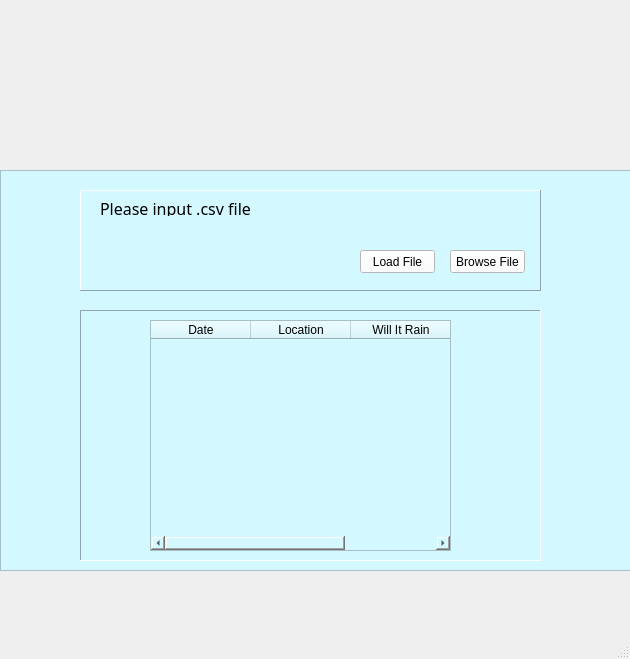
<?xml version="1.0" encoding="UTF-8"?>
<ui version="4.0">
 <class>MainWindow</class>
 <widget class="QMainWindow" name="MainWindow">
  <property name="geometry">
   <rect>
    <x>0</x>
    <y>0</y>
    <width>630</width>
    <height>659</height>
   </rect>
  </property>
  <property name="windowTitle">
   <string>MainWindow</string>
  </property>
  <widget class="QWidget" name="centralwidget">
   <property name="autoFillBackground">
    <bool>true</bool>
   </property>
   <widget class="QFrame" name="frame">
    <property name="geometry">
     <rect>
      <x>0</x>
      <y>170</y>
      <width>631</width>
      <height>401</height>
     </rect>
    </property>
    <property name="styleSheet">
     <string notr="true">background-color: rgb(212, 248, 255);</string>
    </property>
    <property name="frameShape">
     <enum>QFrame::StyledPanel</enum>
    </property>
    <property name="frameShadow">
     <enum>QFrame::Raised</enum>
    </property>
    <widget class="QFrame" name="frame_2">
     <property name="geometry">
      <rect>
       <x>80</x>
       <y>20</y>
       <width>461</width>
       <height>101</height>
      </rect>
     </property>
     <property name="styleSheet">
      <string notr="true">background-color: rgb(212, 248, 255);</string>
     </property>
     <property name="frameShape">
      <enum>QFrame::Panel</enum>
     </property>
     <property name="frameShadow">
      <enum>QFrame::Raised</enum>
     </property>
     <widget class="QPushButton" name="pushButton">
      <property name="geometry">
       <rect>
        <x>280</x>
        <y>60</y>
        <width>75</width>
        <height>23</height>
       </rect>
      </property>
      <property name="styleSheet">
       <string notr="true">color: rgb(255, 255, 255);
background-color: rgb(255, 255, 255);
color: rgb(0, 0, 0);</string>
      </property>
      <property name="text">
       <string>Load File</string>
      </property>
     </widget>
     <widget class="QPushButton" name="pushButton_3">
      <property name="geometry">
       <rect>
        <x>370</x>
        <y>60</y>
        <width>75</width>
        <height>23</height>
       </rect>
      </property>
      <property name="styleSheet">
       <string notr="true">color: rgb(255, 255, 255);
background-color: rgb(255, 255, 255);
color: rgb(0, 0, 0);</string>
      </property>
      <property name="text">
       <string>Browse File</string>
      </property>
     </widget>
     <widget class="QLabel" name="label">
      <property name="geometry">
       <rect>
        <x>20</x>
        <y>10</y>
        <width>181</width>
        <height>16</height>
       </rect>
      </property>
      <property name="font">
       <font>
        <family>Arial Rounded MT Bold</family>
        <pointsize>12</pointsize>
       </font>
      </property>
      <property name="text">
       <string>Please input .csv file</string>
      </property>
     </widget>
    </widget>
    <widget class="QTableView" name="tableView">
     <property name="geometry">
      <rect>
       <x>80</x>
       <y>140</y>
       <width>461</width>
       <height>251</height>
      </rect>
     </property>
     <property name="frameShape">
      <enum>QFrame::Panel</enum>
     </property>
    </widget>
    <widget class="QTableWidget" name="tableWidget">
     <property name="geometry">
      <rect>
       <x>150</x>
       <y>150</y>
       <width>301</width>
       <height>231</height>
      </rect>
     </property>
     <column>
      <property name="text">
       <string>Date</string>
      </property>
     </column>
     <column>
      <property name="text">
       <string>Location</string>
      </property>
     </column>
     <column>
      <property name="text">
       <string>Will It Rain</string>
      </property>
     </column>
    </widget>
   </widget>
   <widget class="QLabel" name="image">
    <property name="geometry">
     <rect>
      <x>0</x>
      <y>0</y>
      <width>631</width>
      <height>171</height>
     </rect>
    </property>
    <property name="text">
     <string/>
    </property>
    <property name="pixmap">
     <pixmap>AI Machine Learning/Gradient Simple &amp; Modern Twitter Header.png</pixmap>
    </property>
    <property name="scaledContents">
     <bool>true</bool>
    </property>
   </widget>
  </widget>
  <widget class="QMenuBar" name="menubar">
   <property name="geometry">
    <rect>
     <x>0</x>
     <y>0</y>
     <width>630</width>
     <height>26</height>
    </rect>
   </property>
  </widget>
  <widget class="QStatusBar" name="statusbar"/>
 </widget>
 <resources>
  <include location="AI Machine Learning/test.qrc"/>
 </resources>
 <connections/>
</ui>
